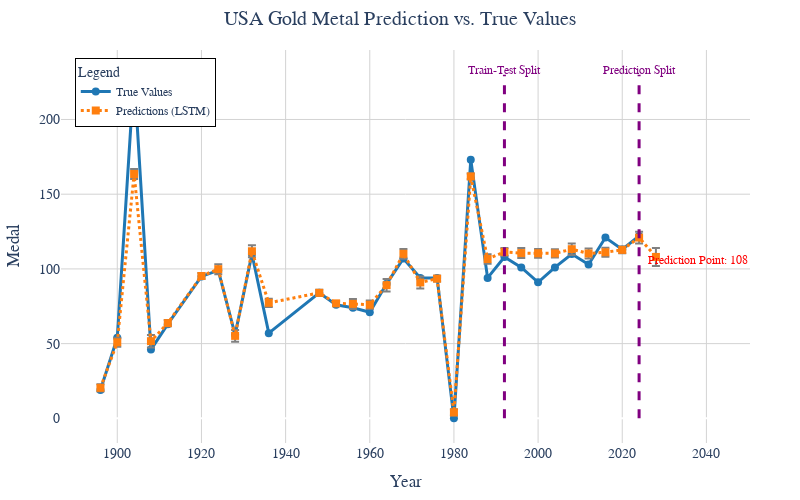

Notebook cell for this chart:
### Markdown cell above
#### c: 模型性能

测试集上计算

Mean Squared Error (MSE): 4.3301

Root Mean Squared Error (RMSE): 2.0809

Mean Absolute Error (MAE): 2.0297

R² Score: -3.3301

### Code cell
model = lstm.model

X_test = lstm.x_test
y_test = lstm.y_test

X_train = lstm.x_train
y_train = lstm.y_train

import torch  
import torch.nn as nn  
import numpy as np  
from sklearn.metrics import mean_squared_error, mean_absolute_error, r2_score

def evaluate_model(y_true, y_pred):  
    """  
    计算模型的回归评价指标  
    :param y_true: 真实值 (numpy array)  
    :param y_pred: 预测值 (numpy array)  
    :return: None  
    """  
    mse = mean_squared_error(y_true, y_pred)  
    rmse = np.sqrt(mse)  
    mae = mean_absolute_error(y_true, y_pred)  
    r2 = r2_score(y_true, y_pred)  
    
    print(f"Mean Squared Error (MSE): {mse:.4f}")  
    print(f"Root Mean Squared Error (RMSE): {rmse:.4f}")  
    print(f"Mean Absolute Error (MAE): {mae:.4f}")  
    print(f"R² Score: {r2:.4f}")
    
# 假设 test_loader 是测试集的 DataLoader  
model.eval()  # 设置模型为评估模式  

with torch.no_grad():  # 禁用梯度计算  
    y_train_pred = model(X_train)
    y_pred = model(X_test)

# 计算评价指标  
y_train_pred = lstm.transform_from_tensor_data(y_train_pred)
y_train = lstm.transform_from_tensor_data(y_train)
print("---------- Train Set Evaluation ----------")
evaluate_model(y_train, y_train_pred)

y_pred = lstm.transform_from_tensor_data(y_pred)
y_test = lstm.transform_from_tensor_data(y_test)
print("---------- Test Set Evaluation ----------")
evaluate_model(y_test, y_pred)

s = Statics()
lstm.draw_cmp(sample_index=s.query_country('USA'), title='USA Gold Metal Prediction vs. True Values')

### Figure 1 — Plotly figure (JSON) as saved in the notebook; plotly's stock layout.template omitted (floating-point values rounded to 4 significant figures)
{"data": [{"line": {"color": "#1f77b4", "width": 3}, "marker": {"size": 8, "symbol": "circle"}, "mode": "lines+markers", "name": "True Values", "type": "scatter", "x": [1896, 1900, 1904, 1908, 1912, 1920, 1924, 1928, 1932, 1936, 1948, 1952, 1956, 1960, 1964, 1968, 1972, 1976, 1980, 1984, 1988, 1992, 1996, 2000, 2004, 2008, 2012, 2016, 2020, 2024], "y": [19, 54, 230.0, 46, 63.0, 95, 99.0, 56.0, 110.0, 57, 84.0, 76.0, 74, 71, 90, 107.0, 94, 94, 1.364e-09, 173, 94, 108, 101, 91.0, 101, 110.0, 103, 121.0, 113.0, 122]}, {"error_y": {"array": [2.473, 3.027, 3.304, 4.194, 2.073, 1.994, 3.345, 3.998, 3.992, 2.811, 2.129, 1.636, 3.319, 2.864, 4.161, 3.3, 4.042, 1.957, 2.098, 1.947, 3.157, 2.542, 3.37, 2.928, 2.775, 3.837, 3.315, 2.944, 2.277, 3.933, 6.04], "color": "grey", "type": "data", "visible": true}, "line": {"color": "#ff7f0e", "dash": "dot", "width": 3}, "marker": {"size": 8, "symbol": "square"}, "mode": "lines+markers", "name": "Predictions (LSTM)", "type": "scatter", "x": [1896, 1900, 1904, 1908, 1912, 1920, 1924, 1928, 1932, 1936, 1948, 1952, 1956, 1960, 1964, 1968, 1972, 1976, 1980, 1984, 1988, 1992, 1996, 2000, 2004, 2008, 2012, 2016, 2020, 2024, 2028], "y": [20.42, 50.96, 163.5, 51.63, 63.73, 95.28, 99.82, 55.2, 111.8, 77.28, 83.98, 76.94, 76.57, 76.02, 89.13, 110.1, 90.93, 93.5, 3.96, 161.9, 106.6, 111.4, 110.6, 110.5, 110.4, 113.2, 110.3, 111.1, 112.7, 121.0, 108]}], "layout": {"annotations": [{"align": "center", "font": {"color": "purple", "size": 12}, "showarrow": false, "text": "Train-Test Split", "x": 1992, "y": 233.0}, {"align": "center", "font": {"color": "red", "size": 12}, "showarrow": false, "text": "Prediction Point: 108", "x": 2038, "y": 106}, {"align": "center", "font": {"color": "purple", "size": 12}, "showarrow": false, "text": "Prediction Split", "x": 2024, "y": 233.0}], "font": {"family": "Times New Roman", "size": 14}, "height": 500, "legend": {"bordercolor": "Black", "borderwidth": 1, "font": {"size": 12}, "title": {"text": "Legend"}, "x": 0.02, "y": 0.98}, "margin": {"b": 50, "l": 50, "r": 50, "t": 50}, "plot_bgcolor": "white", "shapes": [{"line": {"color": "purple", "dash": "dash", "width": 3}, "name": "Vertical Line", "type": "line", "x0": 1992, "x1": 1992, "y0": 0, "y1": 230.0}, {"line": {"color": "purple", "dash": "dash", "width": 3}, "name": "Vertical Line", "type": "line", "x0": 2024, "x1": 2024, "y0": 0, "y1": 230.0}], "title": {"font": {"family": "Times New Roman", "size": 20}, "text": "USA Gold Metal Prediction vs. True Values", "x": 0.5}, "width": 800, "xaxis": {"gridcolor": "lightgrey", "showgrid": true, "title": {"text": "Year"}}, "yaxis": {"gridcolor": "lightgrey", "showgrid": true, "title": {"text": "Medal"}}}}
